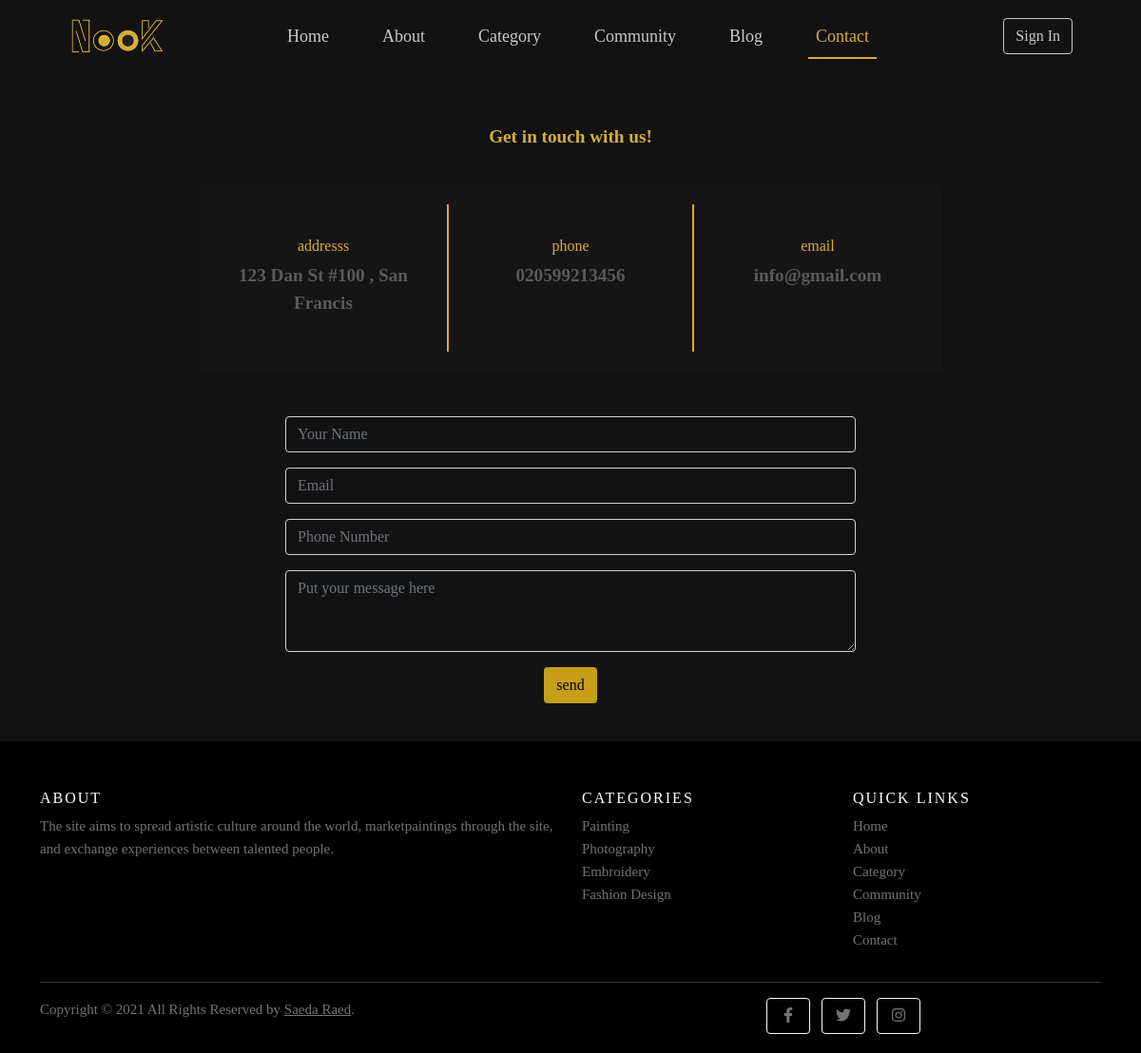
Page /contact/ on the committed database.
### pages/models.py (models this page shows, shortened)
class Category(models.Model):
    name = models.CharField(max_length=150)
    description = models.TextField(blank=True, null=True)
    photo = models.ImageField(upload_to='category', blank=True, null=True)

### pages/views.py (the view, shortened to what this page needs)
# urls.py: path('contact/', views.contact, name='contact'),
def contact(request):
    if request.user.is_authenticated:
        user = User.objects.get(username=request.user.username)
        userprofile = UserProfile.objects.get(user = user)
    else:
        userprofile = ''
    context = {
        'title': 'nook | Contact',
        'category': Category.objects.all(),
        'userprofile': userprofile,
    }
    return render(request, 'pages/contact.html', context)

### templates/pages/contact.html (shortened to what this page needs)
{% extends 'base.html' %}
{% load static %}
{% block body %}
<div style="margin-top: 50px;" id="cont" class="information" data-aos="fade-down" data-aos-offset="200" data-aos-duration="1000">
    <p class="text-center">Get in touch with us!</p>
    <div class="row">
        <div class="col-lg-4 col-md-4">
            <h6>addresss</h6>
            <p>123 Dan St #100 , San Francis</p>
        </div>
        <div class="col-lg-4 col-md-4 middle" style="">
            <h6>phone</h6>
            <p>020599213456</p>
        </div>
        <div class="col-lg-4 col-md-4">
            <h6>email</h6>
            <p>info@gmail.com</p>
        </div>
    </div>
</div>
<div class="contact mt-5" data-aos="fade-down">
    <form method="POST">
        <div class="cont">
            <div class="mb-3">
                <input type="text" name="name" class="form-control" id="exampleFormControlInput1" placeholder="Your Name" required>
            </div>
            <div class="mb-3">
                <input type="email" name="email" class="form-control" id="exampleFormControlInput1" placeholder="Email" required>
            </div>
            <div class="mb-3">
                <input type="text" name="phone" minlength="10" maxlength="10" class="form-control" id="exampleFormControlInput1" placeholder="Phone Number" required>
            </div>
            <div class="mb-3">
                <textarea name="message" class="form-control" id="exampleFormControlTextarea1" rows="3"
                    placeholder="Put your message here" required></textarea>
            </div>
        </div>
        <div class="bt text-center">
            <input class="btn" type="submit" value="send" name="contact">
        </div>
    </form>
</div>
{% endblock %}

### templates/parts/footer.html
{% load static %}
<footer class="site-footer">
    <div class="container">
        <div class="row">
            <div class="col-sm-12 col-md-6" data-aos="fade-right">
                <h6>About</h6>
                <p class="text-justify">The site aims to spread artistic culture
                    around the world, marketpaintings
                    through the site, and exchange
                    experiences between talented people.</p>
            </div>
            <div class="col-xs-6 col-md-3" data-aos="fade-down">
                <h6>Categories</h6>
                <ul class="footer-links">
                    {% for cat in category %}
                        <li><a href="#">{{cat.name|title}}</a></li>
                    {% endfor %}
                </ul>
            </div>
            <div class="col-xs-6 col-md-3" data-aos="fade-down">
                <h6>Quick Links</h6>
                <ul class="footer-links">
                    <li><a href="{% url 'index' %}">Home</a></li>
                    <li><a href="{% url 'about' %}">About</a></li>
                    <li><a href="{% url 'category' %}">Category</a></li>
                    <li><a href="{% url 'community' %}">Community</a></li>
                    <li><a href="{% url 'blog' %}">Blog</a></li>
                    <li><a href="{% url 'contact' %}">Contact</a></li>
                </ul>
            </div>
        </div>
        <hr>
    </div>
    <div class="container">
        <div class="row">
            <div class="col-md-8 col-sm-6 col-xs-12">
                <p class="copyright-text">Copyright &copy; 2021 All Rights Reserved by
                    <a href="#">Saeda Raed</a>.
                </p>
            </div>
            <div class="col-md-4 col-sm-6 col-xs-12">
                <div class="iconSocial">
                    <a class="btn btn-outline-light btn-social mx-1" href="#!"><i class="fab fa-fw fa-facebook-f"></i></a>
                    <a class="btn btn-outline-light btn-social mx-1" href="#!"><i class="fab fa-fw fa-twitter"></i></a>
                    <a class="btn btn-outline-light btn-social mx-1" href="#!"><i class="fab fa-fw fa-instagram"></i></a>
                </div>
            </div>
        </div>
    </div>
</footer>

### static/css/main.css (style rules this page uses)
* { -webkit-box-sizing: border-box; -moz-box-sizing: border-box; -o-box-sizing: border-box; box-sizing: border-box; }
body { background-color: #131213 !important; font-family: Roboto Slab !important; top: 0; left: 0; }
.site-footer { background-color:#000; padding:45px 0 20px; font-size:15px; line-height:24px; color:#737373; }
.site-footer hr { border-top-color:#bbb; opacity:0.5 }
.site-footer h6 { color:#fff; font-size:16px; text-transform:uppercase; margin-top:5px; letter-spacing:2px }
.site-footer a { color:#737373; }
.footer-links { padding-left:0; list-style:none }
.footer-links li { display:block }
.footer-links a { text-decoration: none; color:#737373 }
.copyright-text { margin:0 }
.information p { font-size: larger; font-weight: bold; color: #d4af37; padding-bottom: 20px; }
.information .row { width: 65%; margin: 0 auto; background-color: rgb(22, 21, 22); padding: 20px 0px; text-align: center; display: flex; justify-content: center; }
.information .row h6 { color: #d4af37; padding-top: 10px; }
.information .row .middle { border-left: solid 2px #d4af37; border-right: solid 2px #d4af37; }
.information .row p { color: rgb(90, 90, 90); }
.contact .cont { width: 50%; margin: 0 auto; }
.contact .cont input { background-color: transparent; color: #D9D9D9; }
.contact .cont textarea { background-color: transparent; }
.contact .btn { margin: 0 auto; background-color: #C79E17; color: #000; margin-bottom: 40px; }

### rows in the picture
Category: name "Painting"
Category: name "Photography"
Category: name "Embroidery"
Category: name "Fashion Design"
